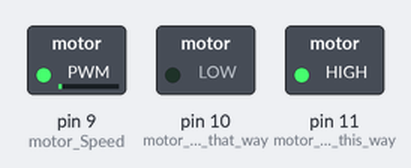
Simulated run of this sketch. Board: Arduino Uno, built with avr-gcc and run on an emulated ATmega328P. Shown: switched loads named in the sketch (green lamp = pin HIGH).

Above: at 0.05 s.
At 0.9 s:
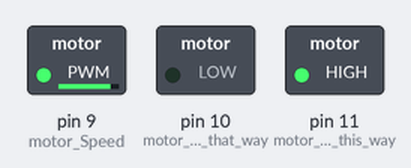
At 1.8 s:
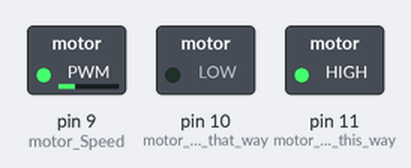
At 2.95 s:
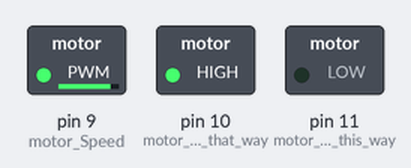
At 3.5 s:
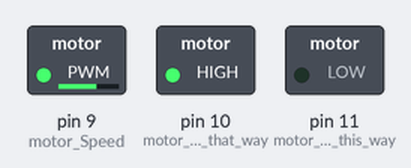
At 4.1 s:
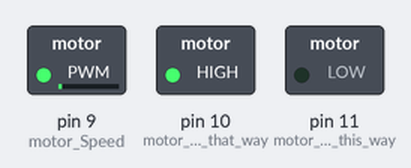
Timing chart, 0 to 5.4 s (numbered marks = the images above):
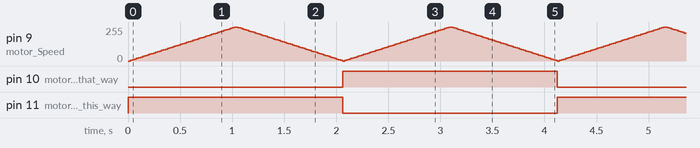

Measured:
- by itself, pin 10 (motor_turn_that_way), pin 11 (motor_turn_this_way): alternates HIGH for 2.1 s and LOW for 2.1 s

The sketch:

L293D_motor_driver.ino
```cpp
/*
  Motor
  turning a motor clock then counter clock wise

  This example is part of the Fritzing Creator Kit: www.fritzing.org/creatorkit.
*/

int motor_turn_this_way=11;                    // motor direction one Pin
int motor_turn_that_way=10;                    // motor direction two Pin
int motor_Speed=9;                // speed Pin

void setup(){
  pinMode(motor_turn_this_way,OUTPUT);        // pin A declared as OUTPUT
  pinMode(motor_turn_that_way,OUTPUT);        // pin B declared as OUTPUT
}

void loop(){
  digitalWrite(motor_turn_this_way,HIGH);     // motor direction one pin switched to HIGH (+5V)
  digitalWrite(motor_turn_that_way,LOW);      // motor direction two pin switched to LOW  (GND)
  for (int i=0; i<256; i+=5){     // count up to 255 in steps of five
    analogWrite(motor_Speed,i);   // and write it as speed to the speed pin
    delay(20);                    // wait 20 ms
  }
  for (int i=255; i>0; i-=5){    // count down from 255 to 0 by 5
    analogWrite(motor_Speed,i);  // and write it as speed to the speed pin
    delay(20);                   // wait 20 ms
  }

  digitalWrite(motor_turn_this_way,LOW);     // motor direction one pin switched to HIGH (GND)
  digitalWrite(motor_turn_that_way,HIGH);    // motor direction two pin switched to LOW  (+5V)
  for (int i=0; i<256; i+=5){    // count up to 255 in steps of five
    analogWrite(motor_Speed,i);  // and write it as speed to the speed pin
    delay(20);                   // wait 20 ms
  }
  for (int i=255; i>0; i-=5){    // count down from 255 to 0 by 5
    analogWrite(motor_Speed,i);  // and write it as speed to the speed pin
    delay(20);                   // wait 20 ms
  }
}
```
